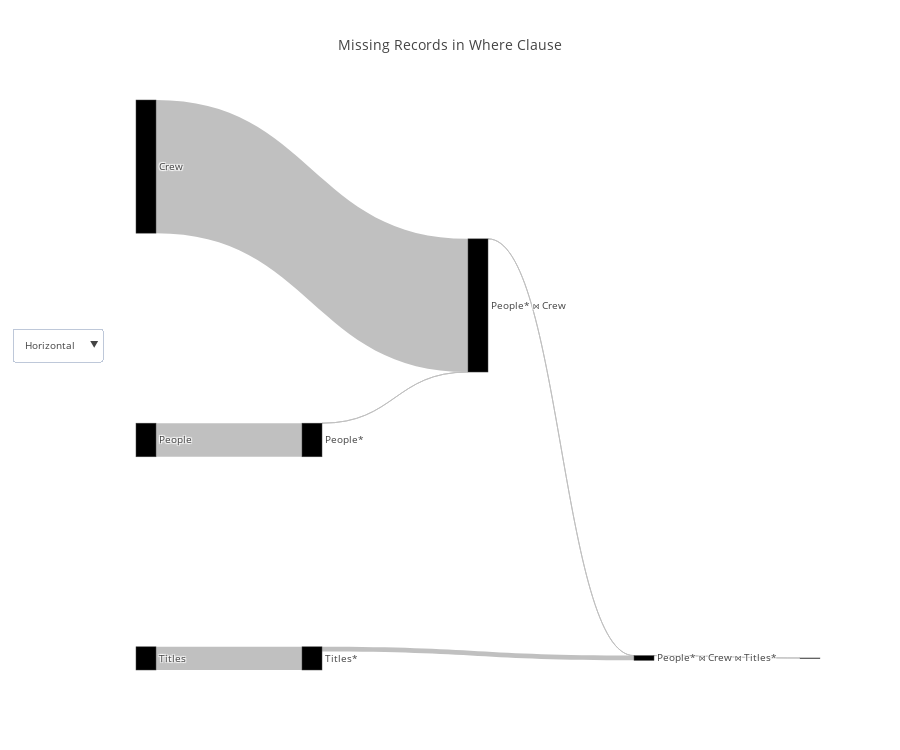

Notebook source saved alongside this figure:
### Code cell
flow_df = query_renderer.get_flow_df(query, con_str)
query_renderer.vizualize(flow_df, title="Missing Records in Where Clause", metrics=["actual_rows"], open_=False)

### Figure 1 — Plotly figure (JSON) as saved in the notebook; plotly's stock layout.template omitted (floating-point values rounded to 4 significant figures)
{"data": [{"link": {"color": ["silver", "silver", "silver", "silver", "silver", "silver", "silver"], "label": ["", "Filter condition: (people.name = ANY ('{\"Owen Wilson\",\"Adam Sandler\",\"Jason Segel\"}'::text[]))", "", "Hash Cond ('Inner', '(crew.person_id = people.person_id)')", "", "Filter condition: (titles.genres ~~* '%Comedy%'::text)", "Hash Cond ('Inner', '(titles.title_id = crew.title_id)')"], "source": [0, 1, 2, 3, 4, 5, 6], "target": [1, 3, 3, 6, 5, 6, 7], "value": [3446261, 3, 13651901, 565, 2379234, 489076, 186]}, "node": {"color": [null, null, null, null, null, null, null], "label": ["People", "People*", "Crew", "People* ⋈ Crew", "Titles", "Titles*", "People* ⋈ Crew ⋈ Titles*"], "pad": 200}, "orientation": "h", "type": "sankey", "valueformat": ",", "valuesuffix": [" Rows", " Rows", " Rows", " Rows", " Rows", " Rows", " Rows"]}], "layout": {"font": {"size": 10}, "height": 750, "title": "Missing Records in Where Clause", "updatemenus": [{"buttons": [{"args": ["orientation", "h"], "label": "Horizontal", "method": "restyle"}, {"args": ["orientation", "v"], "label": "Vertical", "method": "restyle"}], "y": 0.6}]}}
